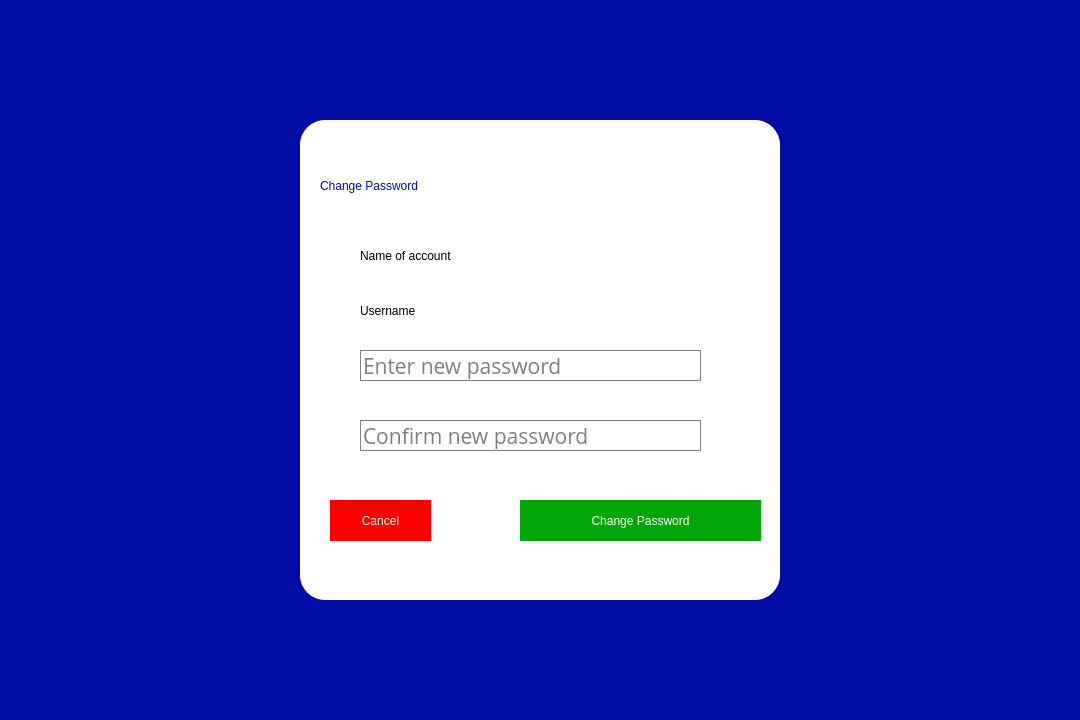
<?xml version="1.0" encoding="UTF-8"?>
<ui version="4.0">
 <class>changePass</class>
 <widget class="QWidget" name="changePass">
  <property name="geometry">
   <rect>
    <x>0</x>
    <y>0</y>
    <width>1080</width>
    <height>720</height>
   </rect>
  </property>
  <property name="minimumSize">
   <size>
    <width>1080</width>
    <height>720</height>
   </size>
  </property>
  <property name="maximumSize">
   <size>
    <width>1080</width>
    <height>720</height>
   </size>
  </property>
  <property name="windowTitle">
   <string>Change Password</string>
  </property>
  <property name="styleSheet">
   <string notr="true">background-color: rgb(2, 13, 165);</string>
  </property>
  <widget class="QFrame" name="changePassContainer">
   <property name="geometry">
    <rect>
     <x>300</x>
     <y>120</y>
     <width>480</width>
     <height>480</height>
    </rect>
   </property>
   <property name="styleSheet">
    <string notr="true">background-color: rgb(255, 255, 255);
border-radius: 25;</string>
   </property>
   <property name="frameShape">
    <enum>QFrame::StyledPanel</enum>
   </property>
   <property name="frameShadow">
    <enum>QFrame::Raised</enum>
   </property>
   <widget class="QLabel" name="pageTitle">
    <property name="geometry">
     <rect>
      <x>20</x>
      <y>30</y>
      <width>441</width>
      <height>71</height>
     </rect>
    </property>
    <property name="styleSheet">
     <string notr="true">color: rgb(2, 13, 165);
font: 40pt &quot;Open Sans&quot;;</string>
    </property>
    <property name="text">
     <string>Change Password</string>
    </property>
   </widget>
   <widget class="QLabel" name="nameOfAccountLbl">
    <property name="geometry">
     <rect>
      <x>60</x>
      <y>120</y>
      <width>171</width>
      <height>31</height>
     </rect>
    </property>
    <property name="styleSheet">
     <string notr="true">font: 16pt &quot;Open Sans&quot;;</string>
    </property>
    <property name="text">
     <string>Name of account</string>
    </property>
   </widget>
   <widget class="QLabel" name="usernameLbl">
    <property name="geometry">
     <rect>
      <x>60</x>
      <y>180</y>
      <width>171</width>
      <height>21</height>
     </rect>
    </property>
    <property name="styleSheet">
     <string notr="true">font: 16pt &quot;Open Sans&quot;;
</string>
    </property>
    <property name="text">
     <string>Username</string>
    </property>
   </widget>
   <widget class="QLineEdit" name="passwordEdit">
    <property name="geometry">
     <rect>
      <x>60</x>
      <y>230</y>
      <width>341</width>
      <height>31</height>
     </rect>
    </property>
    <property name="font">
     <font>
      <family>Open Sans</family>
      <pointsize>16</pointsize>
     </font>
    </property>
    <property name="styleSheet">
     <string notr="true">border: 1 solid grey;</string>
    </property>
    <property name="text">
     <string/>
    </property>
    <property name="echoMode">
     <enum>QLineEdit::PasswordEchoOnEdit</enum>
    </property>
    <property name="placeholderText">
     <string>Enter new password</string>
    </property>
   </widget>
   <widget class="QLineEdit" name="confirmPassEdit">
    <property name="geometry">
     <rect>
      <x>60</x>
      <y>300</y>
      <width>341</width>
      <height>31</height>
     </rect>
    </property>
    <property name="font">
     <font>
      <family>Open Sans</family>
      <pointsize>16</pointsize>
     </font>
    </property>
    <property name="styleSheet">
     <string notr="true">border: 1 solid grey;</string>
    </property>
    <property name="echoMode">
     <enum>QLineEdit::PasswordEchoOnEdit</enum>
    </property>
    <property name="placeholderText">
     <string>Confirm new password</string>
    </property>
   </widget>
   <widget class="QPushButton" name="cancelBtn">
    <property name="geometry">
     <rect>
      <x>30</x>
      <y>380</y>
      <width>101</width>
      <height>41</height>
     </rect>
    </property>
    <property name="cursor">
     <cursorShape>PointingHandCursor</cursorShape>
    </property>
    <property name="styleSheet">
     <string notr="true">color: rgb(255, 255, 255);
background-color: rgb(255, 0, 0);
font: 20pt &quot;Open Sans&quot;;
</string>
    </property>
    <property name="text">
     <string>Cancel</string>
    </property>
   </widget>
   <widget class="QPushButton" name="changePassBtn">
    <property name="geometry">
     <rect>
      <x>220</x>
      <y>380</y>
      <width>241</width>
      <height>41</height>
     </rect>
    </property>
    <property name="cursor">
     <cursorShape>PointingHandCursor</cursorShape>
    </property>
    <property name="styleSheet">
     <string notr="true">color: rgb(255, 255, 255);
background-color: rgb(2, 165, 7);
font: 20pt &quot;Open Sans&quot;;</string>
    </property>
    <property name="text">
     <string>Change Password</string>
    </property>
   </widget>
  </widget>
 </widget>
 <resources/>
 <connections/>
</ui>
